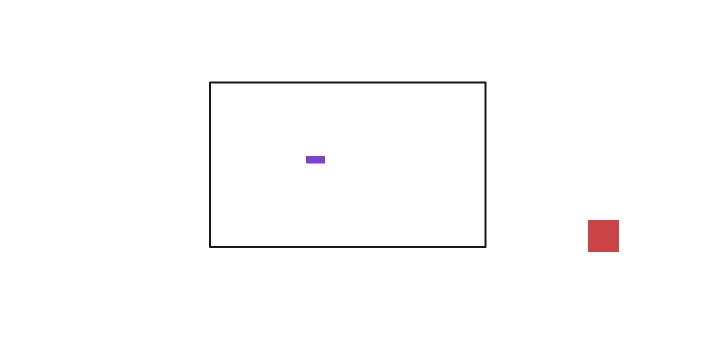
#> input picture COMS/Automatic_Coloring/data/test_img.jpg, 1440 x 720 px (shown at 1/2 size)
$ python auto_coloring.py
#> lines starting #> are read from the running program, lines starting #| are printed output that depends on the picture; after the words box and inside, x2 and y2 are one past the last pixel; in counts of white or black regions, pixels touching at a corner belong together
import numpy as np
from scipy import stats
import matplotlib.pyplot as plt
import matplotlib.image as mpimg
import argparse
from tools.ImageReader import *
from skimage import io


def parse_args():
    desc = "Anutomatic Coloring"
    parser = argparse.ArgumentParser(description=desc)
    parser.add_argument('--path', type=str, default='./data/test_img.jpg', help='The path of the file')

    return parser.parse_args()


def find_edge(img):
    color = [25,25,25]
    result = np.all(img <= color, axis=-1)
    return result

def find_color(img):
    color = [245,245,245]
    return np.all(img<color,axis=-1)


def classify(img,color,rad = 2):
    colormap = np.ones
    colorset = {}
    #store color with index and color.
    for i in range(len(color)):
        for j in range(len(color[i])):
            if color[i][j] == True:
                print(img[i][j])
                if colorset.get(img[i][j])!= None:
                    colorset[img[i][j]] = (i,j)
    return colorset

def compare_color(color1, color2,diff):
    compare = []
    for i in range(len(color1)):
        compare[i] = np.absolute(color1[i]-color2[i])
    for i in compare:
        if i>diff:
            return False
    return True


def main():
    args = parse_args()
    # img = mpimg.imread(args.path)
    #Read IMG
    img = io.imread(args.path)
#> img is the input picture: shape (720, 1440, 3); mean R, G, B 253.1, 252.6, 252.7
    #Get Edge
    edge = find_edge(img)
#> in find_edge, `result = np.all(img <= color, axis=-1)`:
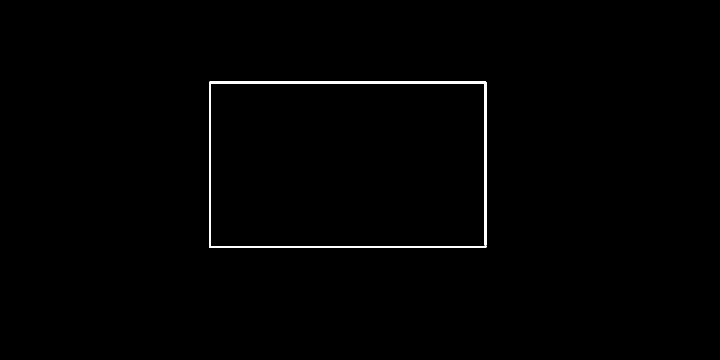
#> result: shape (720, 1440) bool (shown at 1/2 size); 0.68% white; 1 white region, box (x1, y1, x2, y2) and area: (418, 163, 973, 496) 7028
    print(edge)
#> (printed output is left out)

    #remove Edge
    img[edge] = [255,255,255]
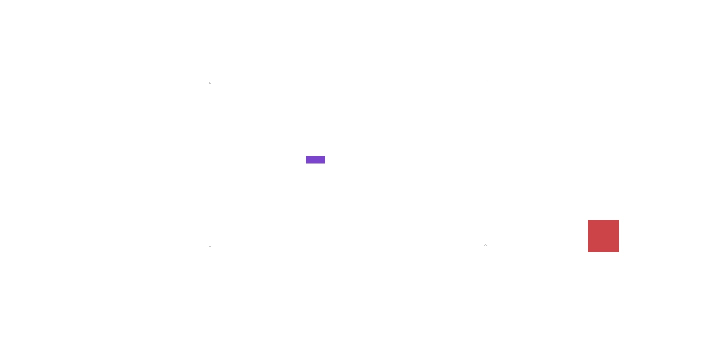
#> img: shape (720, 1440, 3) (shown at 1/2 size); 0.68% of pixels changed, all inside (x1, y1, x2, y2) = (418, 163, 973, 496)
    plt.imshow(img)
    plt.show()


    color = find_color(img)
#> in find_color, `return np.all(img<color,axis=-1)`:
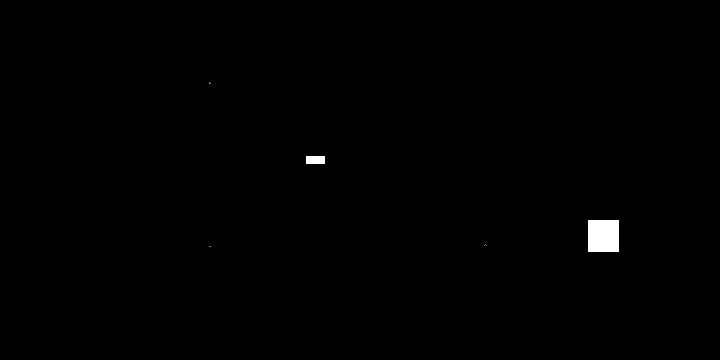
#> returned value: shape (720, 1440) bool (shown at 1/2 size); 0.44% white; 9 white regions (7 under 20 px), largest, box (x1, y1, x2, y2) and area: (1176, 440, 1238, 504) 3968, (612, 312, 650, 327) 570
    block = classify(img,color)
#> the loop in classify, `for i in range(len(color)):` made 165 passes
#| [27 27 27]
#> after the loop in classify, `for i in range(len(color)):`: colorset = 0 items


    # find_overlap()
    # generate()


if __name__ == '__main__':
#> (the run stopped early here; a loop or call above may not have finished)
